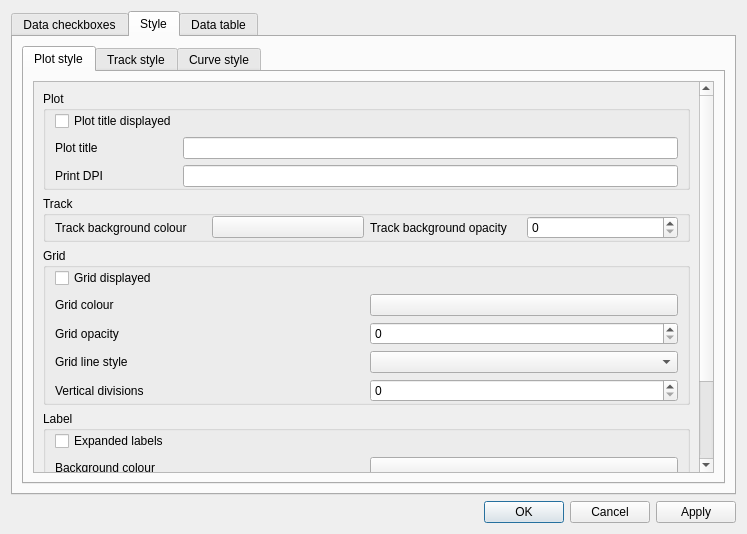
<?xml version="1.0" encoding="UTF-8"?>
<ui version="4.0">
 <class>Dialog</class>
 <widget class="QDialog" name="Dialog">
  <property name="geometry">
   <rect>
    <x>0</x>
    <y>0</y>
    <width>747</width>
    <height>534</height>
   </rect>
  </property>
  <property name="windowTitle">
   <string>Dialog</string>
  </property>
  <layout class="QVBoxLayout" name="verticalLayout_3">
   <item>
    <widget class="QTabWidget" name="tabWidget">
     <property name="tabShape">
      <enum>QTabWidget::Rounded</enum>
     </property>
     <property name="currentIndex">
      <number>1</number>
     </property>
     <widget class="QWidget" name="dataSelectionTab">
      <attribute name="title">
       <string>Data checkboxes</string>
      </attribute>
      <layout class="QVBoxLayout" name="verticalLayout_6">
       <item>
        <widget class="QScrollArea" name="scrollArea">
         <property name="widgetResizable">
          <bool>true</bool>
         </property>
         <widget class="QWidget" name="scrollAreaWidgetContents">
          <property name="geometry">
           <rect>
            <x>0</x>
            <y>0</y>
            <width>717</width>
            <height>322</height>
           </rect>
          </property>
          <layout class="QVBoxLayout" name="verticalLayout_4">
           <item>
            <layout class="QVBoxLayout" name="checkTabVerticalLayout">
             <item>
              <widget class="QLabel" name="checkTabTableLabel">
               <property name="text">
                <string>Select logs to display in track numbers</string>
               </property>
              </widget>
             </item>
             <item>
              <widget class="QTableWidget" name="chkboxTableWidget"/>
             </item>
            </layout>
           </item>
          </layout>
         </widget>
        </widget>
       </item>
       <item>
        <layout class="QHBoxLayout" name="horizontalLayout">
         <item>
          <widget class="QGroupBox" name="selectionGroupBox">
           <property name="title">
            <string>Data selection</string>
           </property>
           <property name="flat">
            <bool>false</bool>
           </property>
           <layout class="QVBoxLayout" name="verticalLayout">
            <property name="topMargin">
             <number>0</number>
            </property>
            <property name="bottomMargin">
             <number>0</number>
            </property>
            <item>
             <widget class="QRadioButton" name="selectDefaultRadioButton">
              <property name="toolTip">
               <string>Default log types to plot can be set in preferences</string>
              </property>
              <property name="text">
               <string>Select default</string>
              </property>
             </widget>
            </item>
            <item>
             <widget class="QRadioButton" name="selectActiveRadioButton">
              <property name="toolTip">
               <string>Plot active logs</string>
              </property>
              <property name="text">
               <string>Select active</string>
              </property>
             </widget>
            </item>
            <item>
             <widget class="QRadioButton" name="selectAllRadioButton">
              <property name="text">
               <string>Select all</string>
              </property>
             </widget>
            </item>
            <item>
             <widget class="QRadioButton" name="selectNoneRadioButton">
              <property name="text">
               <string>Select none</string>
              </property>
             </widget>
            </item>
           </layout>
          </widget>
         </item>
         <item>
          <widget class="QGroupBox" name="miscGroupBox">
           <property name="title">
            <string/>
           </property>
           <layout class="QVBoxLayout" name="verticalLayout_5">
            <property name="topMargin">
             <number>0</number>
            </property>
            <property name="bottomMargin">
             <number>0</number>
            </property>
            <item>
             <widget class="QPushButton" name="addTrackPushButton">
              <property name="text">
               <string>Add track</string>
              </property>
             </widget>
            </item>
           </layout>
          </widget>
         </item>
         <item>
          <spacer name="horizontalSpacer">
           <property name="orientation">
            <enum>Qt::Horizontal</enum>
           </property>
           <property name="sizeHint" stdset="0">
            <size>
             <width>40</width>
             <height>20</height>
            </size>
           </property>
          </spacer>
         </item>
        </layout>
       </item>
      </layout>
     </widget>
     <widget class="QWidget" name="styleTab">
      <attribute name="title">
       <string>Style</string>
      </attribute>
      <layout class="QVBoxLayout" name="verticalLayout_7">
       <item>
        <widget class="QTabWidget" name="styleTabWidget">
         <property name="currentIndex">
          <number>0</number>
         </property>
         <widget class="QWidget" name="plotStyleTab">
          <attribute name="title">
           <string>Plot style</string>
          </attribute>
          <layout class="QHBoxLayout" name="horizontalLayout_4">
           <item>
            <widget class="QScrollArea" name="plotScrollArea">
             <property name="widgetResizable">
              <bool>true</bool>
             </property>
             <property name="alignment">
              <set>Qt::AlignLeading|Qt::AlignLeft|Qt::AlignVCenter</set>
             </property>
             <widget class="QWidget" name="plotScrollAreaWidgetContents">
              <property name="geometry">
               <rect>
                <x>0</x>
                <y>0</y>
                <width>686</width>
                <height>497</height>
               </rect>
              </property>
              <layout class="QVBoxLayout" name="verticalLayout_10">
               <item>
                <widget class="QGroupBox" name="plotStyleGroupBox">
                 <property name="title">
                  <string>Plot</string>
                 </property>
                 <layout class="QGridLayout" name="gridLayout_3">
                  <property name="topMargin">
                   <number>0</number>
                  </property>
                  <property name="bottomMargin">
                   <number>0</number>
                  </property>
                  <item row="0" column="0">
                   <widget class="QCheckBox" name="plotTitleOnCheckBox">
                    <property name="text">
                     <string>Plot title displayed</string>
                    </property>
                   </widget>
                  </item>
                  <item row="1" column="0">
                   <widget class="QLabel" name="plotTitleLabel">
                    <property name="text">
                     <string>Plot title</string>
                    </property>
                   </widget>
                  </item>
                  <item row="1" column="1">
                   <widget class="QLineEdit" name="plotTitleLineEdit"/>
                  </item>
                  <item row="2" column="0">
                   <widget class="QLabel" name="plotDpiLabel">
                    <property name="text">
                     <string>Print DPI</string>
                    </property>
                   </widget>
                  </item>
                  <item row="2" column="1">
                   <widget class="QLineEdit" name="plotPrintDPILineEdit"/>
                  </item>
                 </layout>
                </widget>
               </item>
               <item>
                <widget class="QGroupBox" name="trackGroupBox">
                 <property name="title">
                  <string>Track</string>
                 </property>
                 <layout class="QGridLayout" name="gridLayout_5">
                  <property name="topMargin">
                   <number>0</number>
                  </property>
                  <property name="bottomMargin">
                   <number>0</number>
                  </property>
                  <item row="0" column="3">
                   <widget class="QSpinBox" name="trackBackgroundOpacitySpinBox"/>
                  </item>
                  <item row="0" column="2">
                   <widget class="QLabel" name="trackBackgroundOpacityLabel">
                    <property name="text">
                     <string>Track background opacity</string>
                    </property>
                   </widget>
                  </item>
                  <item row="0" column="1">
                   <widget class="QPushButton" name="trackBackgroundColorPushButton">
                    <property name="text">
                     <string/>
                    </property>
                   </widget>
                  </item>
                  <item row="0" column="0">
                   <widget class="QLabel" name="trackBackgroundColorLabel">
                    <property name="text">
                     <string>Track background colour</string>
                    </property>
                   </widget>
                  </item>
                 </layout>
                </widget>
               </item>
               <item>
                <widget class="QGroupBox" name="gridGroupBox">
                 <property name="title">
                  <string>Grid</string>
                 </property>
                 <layout class="QGridLayout" name="gridLayout">
                  <property name="topMargin">
                   <number>0</number>
                  </property>
                  <property name="bottomMargin">
                   <number>0</number>
                  </property>
                  <item row="0" column="0">
                   <widget class="QCheckBox" name="gridOnCheckBox">
                    <property name="text">
                     <string>Grid displayed</string>
                    </property>
                   </widget>
                  </item>
                  <item row="1" column="0">
                   <widget class="QLabel" name="gridColorLabel">
                    <property name="text">
                     <string>Grid colour</string>
                    </property>
                   </widget>
                  </item>
                  <item row="1" column="1">
                   <widget class="QPushButton" name="gridColorPushButton">
                    <property name="text">
                     <string/>
                    </property>
                   </widget>
                  </item>
                  <item row="2" column="0">
                   <widget class="QLabel" name="gridOpacityLabel">
                    <property name="text">
                     <string>Grid opacity</string>
                    </property>
                   </widget>
                  </item>
                  <item row="2" column="1">
                   <widget class="QSpinBox" name="gridOpacitySpinBox"/>
                  </item>
                  <item row="3" column="0">
                   <widget class="QLabel" name="gridStyleLabel">
                    <property name="text">
                     <string>Grid line style</string>
                    </property>
                   </widget>
                  </item>
                  <item row="3" column="1">
                   <widget class="QComboBox" name="gridStyleComboBox"/>
                  </item>
                  <item row="4" column="0">
                   <widget class="QLabel" name="gridVerticalDivLabel">
                    <property name="toolTip">
                     <string>Number of vertical divisions for linear axis plots</string>
                    </property>
                    <property name="text">
                     <string>Vertical divisions</string>
                    </property>
                   </widget>
                  </item>
                  <item row="4" column="1">
                   <widget class="QSpinBox" name="gridVerticalDivSpinBox"/>
                  </item>
                 </layout>
                </widget>
               </item>
               <item>
                <widget class="QGroupBox" name="labelGroupBox">
                 <property name="title">
                  <string>Label</string>
                 </property>
                 <layout class="QGridLayout" name="gridLayout_4">
                  <property name="topMargin">
                   <number>0</number>
                  </property>
                  <property name="bottomMargin">
                   <number>0</number>
                  </property>
                  <item row="0" column="0">
                   <widget class="QCheckBox" name="labelsExpandedCheckBox">
                    <property name="toolTip">
                     <string>Vertically expanded labels (better for long log names)</string>
                    </property>
                    <property name="text">
                     <string>Expanded labels</string>
                    </property>
                   </widget>
                  </item>
                  <item row="1" column="0">
                   <widget class="QLabel" name="labelBackgroundColorLabel">
                    <property name="text">
                     <string>Background colour</string>
                    </property>
                   </widget>
                  </item>
                  <item row="1" column="1">
                   <widget class="QPushButton" name="labelBackgroundColorPushButton">
                    <property name="text">
                     <string/>
                    </property>
                   </widget>
                  </item>
                  <item row="2" column="0">
                   <widget class="QLabel" name="labelBackgroundOpacityLabel">
                    <property name="text">
                     <string>Background opacity</string>
                    </property>
                   </widget>
                  </item>
                  <item row="2" column="1">
                   <widget class="QSpinBox" name="labelBackgroundOpacitySpinBox"/>
                  </item>
                  <item row="3" column="0">
                   <widget class="QLabel" name="labelForegroundColorLabel">
                    <property name="text">
                     <string>Foreground colour</string>
                    </property>
                   </widget>
                  </item>
                  <item row="3" column="1">
                   <widget class="QPushButton" name="labelForegroundColorPushButton">
                    <property name="text">
                     <string/>
                    </property>
                   </widget>
                  </item>
                  <item row="4" column="0">
                   <widget class="QLabel" name="labelForegroundOpacityLabel">
                    <property name="text">
                     <string>Foreground opacity</string>
                    </property>
                   </widget>
                  </item>
                  <item row="4" column="1">
                   <widget class="QSpinBox" name="labelForegroundOpacitySpinBox"/>
                  </item>
                 </layout>
                </widget>
               </item>
              </layout>
             </widget>
            </widget>
           </item>
          </layout>
         </widget>
         <widget class="QWidget" name="trackStyleTab">
          <attribute name="title">
           <string>Track style</string>
          </attribute>
          <layout class="QVBoxLayout" name="verticalLayout_2">
           <item>
            <widget class="QScrollArea" name="trackScrollArea">
             <property name="widgetResizable">
              <bool>true</bool>
             </property>
             <widget class="QWidget" name="scrollAreaWidgetContents_2">
              <property name="geometry">
               <rect>
                <x>0</x>
                <y>0</y>
                <width>701</width>
                <height>301</height>
               </rect>
              </property>
              <layout class="QHBoxLayout" name="horizontalLayout_6">
               <item>
                <widget class="QTableWidget" name="trackTableWidget"/>
               </item>
              </layout>
             </widget>
            </widget>
           </item>
           <item>
            <widget class="QGroupBox" name="trackGroupBox_2">
             <property name="title">
              <string>Track size</string>
             </property>
             <layout class="QGridLayout" name="gridLayout_7">
              <property name="topMargin">
               <number>0</number>
              </property>
              <item row="2" column="0">
               <widget class="QLabel" name="trackWidthLabel">
                <property name="text">
                 <string>Track width</string>
                </property>
               </widget>
              </item>
              <item row="3" column="0">
               <widget class="QLabel" name="trackGapLabel">
                <property name="text">
                 <string>Track gap</string>
                </property>
               </widget>
              </item>
              <item row="2" column="2">
               <widget class="QLineEdit" name="trackWidthLineEdit"/>
              </item>
              <item row="3" column="2">
               <widget class="QLineEdit" name="trackGapLineEdit"/>
              </item>
              <item row="2" column="1">
               <spacer name="trackHorizontalSpacer">
                <property name="orientation">
                 <enum>Qt::Horizontal</enum>
                </property>
                <property name="sizeHint" stdset="0">
                 <size>
                  <width>266</width>
                  <height>20</height>
                 </size>
                </property>
               </spacer>
              </item>
              <item row="1" column="0">
               <widget class="QCheckBox" name="trackApplyAllCheckBox">
                <property name="text">
                 <string>Apply to all</string>
                </property>
               </widget>
              </item>
              <item row="3" column="4">
               <widget class="QComboBox" name="trackGapUnitsComboBox"/>
              </item>
              <item row="2" column="4">
               <widget class="QComboBox" name="trackWidthUnitsComboBox"/>
              </item>
             </layout>
            </widget>
           </item>
          </layout>
         </widget>
         <widget class="QWidget" name="curveStyleTab">
          <attribute name="title">
           <string>Curve style</string>
          </attribute>
          <layout class="QVBoxLayout" name="verticalLayout_8">
           <item>
            <widget class="QScrollArea" name="curveScrollArea">
             <property name="widgetResizable">
              <bool>true</bool>
             </property>
             <widget class="QWidget" name="curveAreaWidget">
              <property name="geometry">
               <rect>
                <x>0</x>
                <y>0</y>
                <width>701</width>
                <height>415</height>
               </rect>
              </property>
              <layout class="QHBoxLayout" name="horizontalLayout_5">
               <item>
                <widget class="QTableWidget" name="curveTableWidget"/>
               </item>
              </layout>
             </widget>
            </widget>
           </item>
          </layout>
         </widget>
        </widget>
       </item>
      </layout>
     </widget>
     <widget class="QWidget" name="dataTab">
      <attribute name="title">
       <string>Data table</string>
      </attribute>
      <layout class="QHBoxLayout" name="horizontalLayout_2">
       <item>
        <widget class="QScrollArea" name="dataScrollArea">
         <property name="widgetResizable">
          <bool>true</bool>
         </property>
         <widget class="QWidget" name="dataScrollAreaWidgetContents">
          <property name="geometry">
           <rect>
            <x>0</x>
            <y>0</y>
            <width>717</width>
            <height>453</height>
           </rect>
          </property>
          <layout class="QHBoxLayout" name="horizontalLayout_3">
           <item>
            <widget class="QTableWidget" name="dataTableWidget"/>
           </item>
          </layout>
         </widget>
        </widget>
       </item>
      </layout>
     </widget>
    </widget>
   </item>
   <item>
    <widget class="QDialogButtonBox" name="buttonBox">
     <property name="orientation">
      <enum>Qt::Horizontal</enum>
     </property>
     <property name="standardButtons">
      <set>QDialogButtonBox::Apply|QDialogButtonBox::Cancel|QDialogButtonBox::Ok</set>
     </property>
    </widget>
   </item>
  </layout>
 </widget>
 <resources/>
 <connections>
  <connection>
   <sender>buttonBox</sender>
   <signal>accepted()</signal>
   <receiver>Dialog</receiver>
   <slot>accept()</slot>
   <hints>
    <hint type="sourcelabel">
     <x>248</x>
     <y>254</y>
    </hint>
    <hint type="destinationlabel">
     <x>157</x>
     <y>274</y>
    </hint>
   </hints>
  </connection>
  <connection>
   <sender>buttonBox</sender>
   <signal>rejected()</signal>
   <receiver>Dialog</receiver>
   <slot>reject()</slot>
   <hints>
    <hint type="sourcelabel">
     <x>316</x>
     <y>260</y>
    </hint>
    <hint type="destinationlabel">
     <x>286</x>
     <y>274</y>
    </hint>
   </hints>
  </connection>
 </connections>
</ui>
